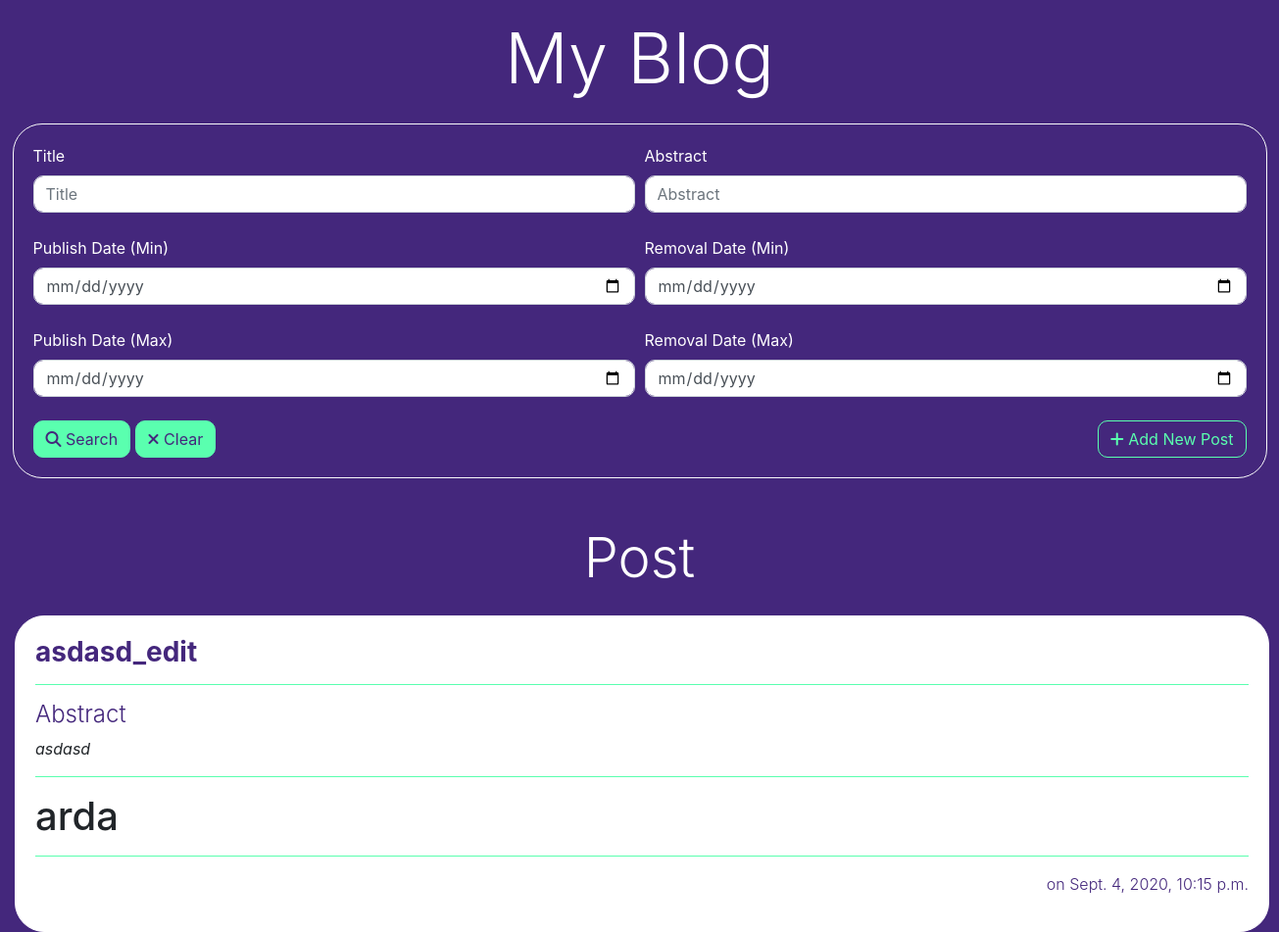
Page /blogs/11/ on the committed database.
### blogs/models.py (models this page shows, shortened)
class Blog(models.Model):
    title = models.CharField(max_length=100)
    slug = models.SlugField()
    abstract = models.TextField()
    body = models.TextField()
    publish_date = models.DateTimeField(auto_now_add=True)
    removal_date = models.DateTimeField(null=True, blank=True)

### blogs/templates/blogs/post.html
{% extends "blogs/homepage.html" %}
{% block content %}
<h3 class="text-center display-4 mt-n3 pb-3" style="color:white">Post</h3>
<div class="card border-white mx-auto mb-5" style="width: 80rem; background-color:white; border-radius: 30px;">
  <div class="card-body">
    <h3><b style="color:#44277C">{{blog.title}}</b></h3>
    <hr style="border-color:#5AFFAF"/>
    <h4 class="font-weight-light" style="color:#44277C">Abstract</h4>
    <p class="font-italic">{{blog.abstract}}</p>
    <hr style="border-color:#5AFFAF"/>
    <p style="color:#44277C" id="bodytext">{{blog.body|safe}}</p>
    <hr style="border-color:#5AFFAF"/>
    <p class="font-weight-light float-right" style="color:#44277C">on {{blog.publish_date}}</p>
  </div>
</div>
{% endblock %}

### blogs/templates/blogs/homepage.html (style rules this page uses)
html, body { background-color: #44277C; height:100% }

### rows in the picture
Blog: title "asdasd_edit", abstract "asdasd", body "arda", publish_date "Sept. 4, 2020, 10:15 p.m."
